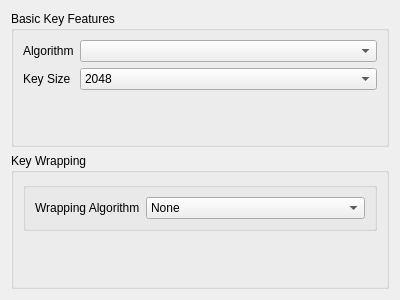
<?xml version="1.0" encoding="UTF-8"?>
<ui version="4.0">
 <class>KeyPairWidget</class>
 <widget class="QWidget" name="KeyPairWidget">
  <property name="geometry">
   <rect>
    <x>0</x>
    <y>0</y>
    <width>400</width>
    <height>300</height>
   </rect>
  </property>
  <property name="windowTitle">
   <string>Form</string>
  </property>
  <layout class="QVBoxLayout" name="verticalLayout">
   <item>
    <widget class="QGroupBox" name="basicKeyFeatures">
     <property name="title">
      <string>Basic Key Features</string>
     </property>
     <property name="flat">
      <bool>true</bool>
     </property>
     <layout class="QFormLayout" name="basicKeyFeaturesLayout">
      <item row="1" column="0">
       <widget class="QLabel" name="keySizeLabel">
        <property name="text">
         <string>Key Size</string>
        </property>
       </widget>
      </item>
      <item row="1" column="1">
       <widget class="QComboBox" name="keySizeComboBox">
        <item>
         <property name="text">
          <string>2048</string>
         </property>
        </item>
        <item>
         <property name="text">
          <string>4096</string>
         </property>
        </item>
       </widget>
      </item>
      <item row="0" column="0">
       <widget class="QLabel" name="algorithmLabel">
        <property name="text">
         <string>Algorithm</string>
        </property>
       </widget>
      </item>
      <item row="0" column="1">
       <widget class="QComboBox" name="algorithmComboBox"/>
      </item>
     </layout>
    </widget>
   </item>
   <item>
    <widget class="QGroupBox" name="keyWrappingGroup">
     <property name="sizePolicy">
      <sizepolicy hsizetype="Preferred" vsizetype="Preferred">
       <horstretch>0</horstretch>
       <verstretch>0</verstretch>
      </sizepolicy>
     </property>
     <property name="title">
      <string>Key Wrapping</string>
     </property>
     <property name="flat">
      <bool>true</bool>
     </property>
     <layout class="QVBoxLayout" name="keyWrappingGroupLayout">
      <property name="spacing">
       <number>0</number>
      </property>
      <property name="sizeConstraint">
       <enum>QLayout::SetDefaultConstraint</enum>
      </property>
      <item>
       <widget class="QGroupBox" name="keyWrapping">
        <property name="title">
         <string/>
        </property>
        <property name="flat">
         <bool>true</bool>
        </property>
        <layout class="QFormLayout" name="keyWrappingLayout">
         <item row="0" column="0">
          <widget class="QLabel" name="wrappingAlgorithmLabel">
           <property name="text">
            <string>Wrapping Algorithm</string>
           </property>
          </widget>
         </item>
         <item row="0" column="1">
          <widget class="QComboBox" name="wrappingAlgorithmComboBox">
           <item>
            <property name="text">
             <string>None</string>
            </property>
           </item>
          </widget>
         </item>
        </layout>
       </widget>
      </item>
      <item>
       <widget class="gui::widget::PasswordWidget" name="keyPassword" native="true">
        <property name="repeat" stdset="0">
         <bool>true</bool>
        </property>
        <property name="name" stdset="0">
         <string>Wrapping Password</string>
        </property>
       </widget>
      </item>
     </layout>
    </widget>
   </item>
  </layout>
 </widget>
 <customwidgets>
  <customwidget>
   <class>gui::widget::PasswordWidget</class>
   <extends>QWidget</extends>
   <header location="global">src/gui/widget/PasswordWidget.h</header>
   <container>1</container>
  </customwidget>
 </customwidgets>
 <resources/>
 <connections/>
</ui>
